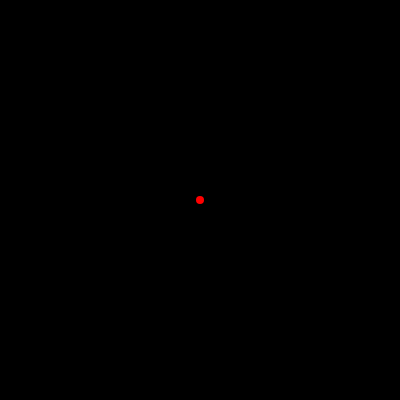
Frame 1 (no input)
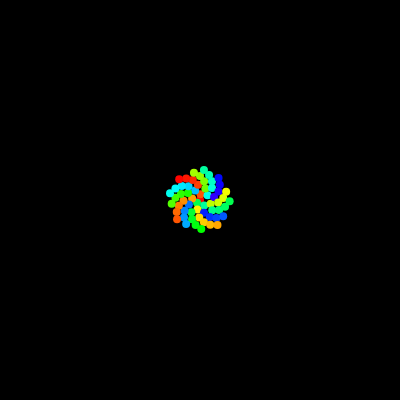
Frame 60 (no input)
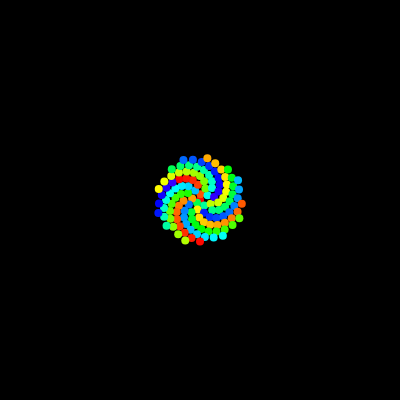
Frame 120 (the mouse pressed at the canvas centre since frame 60)

The p5.js sketch that drew these frames (run headless with seeded random() and noise() and a simulated clock; from frame 60 on, the mouse is pressed at the canvas centre):

// p5.js sketch
// ── sketch.js
var n = 0;
var c = 4;

function setup() {
  createCanvas(400, 400);
  angleMode(DEGREES);
  colorMode(HSB);
  background(0);
}

function draw() {
  var a = n * 137.5;
  var r = c * sqrt(n);
  var x = r * cos(a) + width / 2;
  var y = r * sin(a) + height / 2;
  fill(a % 256, 255, 255);
  noStroke();
  ellipse(x, y, 8, 8);
  n++;
}
